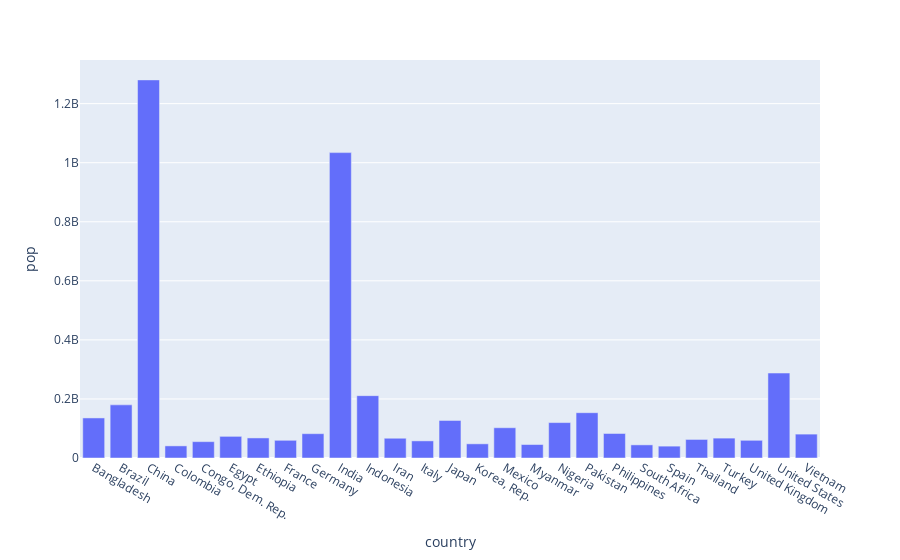

The notebook cell saved with this chart:
### Markdown cell above
#### Com o Plotly.Express

### Code cell
fig = px.bar(dados, x='country', y='pop') #Gráfico de barras agrupadas
fig

### Figure 1 — Plotly figure (JSON) as saved in the notebook; plotly's stock layout.template omitted (floating-point values rounded to 4 significant figures)
{"data": [{"alignmentgroup": "True", "hovertemplate": "country=%{x}<br>pop=%{y}<extra></extra>", "legendgroup": "", "marker": {"color": "#636efa", "pattern": {"shape": ""}}, "name": "", "offsetgroup": "", "orientation": "v", "showlegend": false, "textposition": "auto", "type": "bar", "x": ["Bangladesh", "Brazil", "China", "Colombia", "Congo, Dem. Rep.", "Egypt", "Ethiopia", "France", "Germany", "India", "Indonesia", "Iran", "Italy", "Japan", "Korea, Rep.", "Mexico", "Myanmar", "Nigeria", "Pakistan", "Philippines", "South Africa", "Spain", "Thailand", "Turkey", "United Kingdom", "United States", "Vietnam"], "xaxis": "x", "y": [135656790, 179914212, 1280400000, 41008227, 55379852, 73312559, 67946797, 59925035, 82350671, 1034172547, 211060000, 66907826, 57926999, 127065841, 47969150, 102479927, 45598081, 119901274, 153403524, 82995088, 44433622, 40152517, 62806748, 67308928, 59912431, 287675526, 80908147], "yaxis": "y"}], "layout": {"barmode": "relative", "legend": {"tracegroupgap": 0}, "margin": {"t": 60}, "xaxis": {"anchor": "y", "domain": [0, 1], "title": {"text": "country"}}, "yaxis": {"anchor": "x", "domain": [0, 1], "title": {"text": "pop"}}}}
